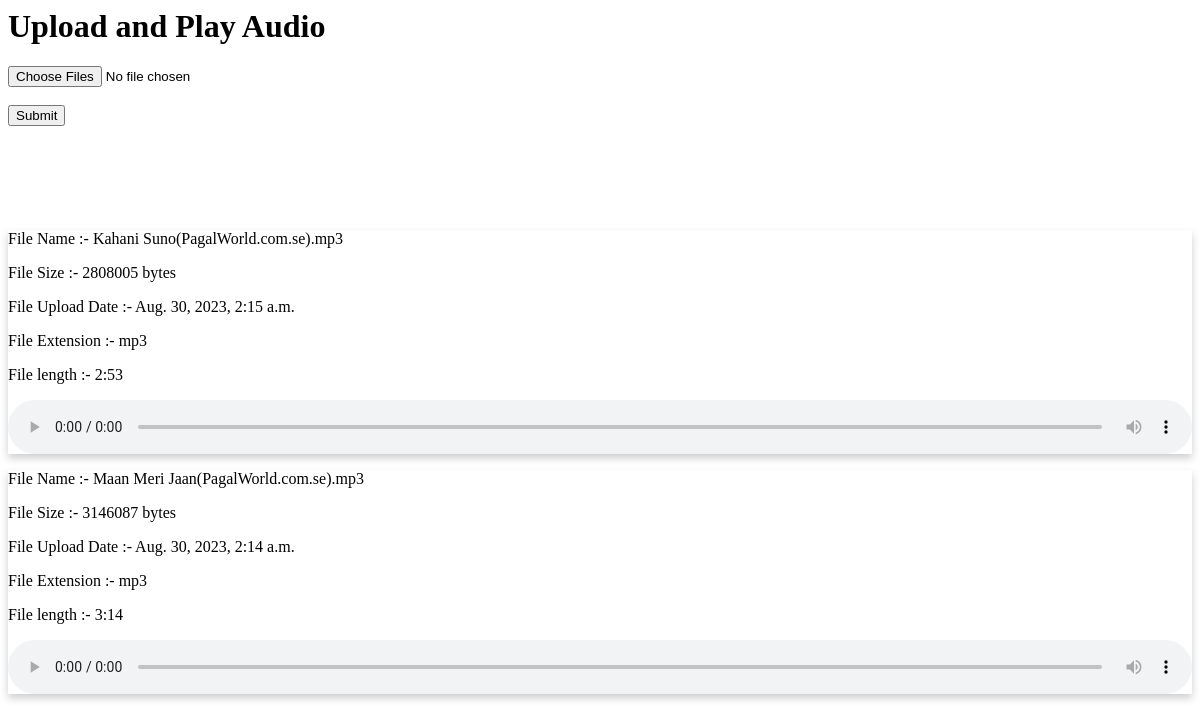
The page / on the database its author committed.
### main/models.py (models this page shows, shortened)
class audio(models.Model):
    audio_name = models.CharField(max_length=100)
    audio_file = models.FileField(upload_to="audio/")
    audio_size = models.IntegerField(null=True)
    audio_extension = models.CharField(max_length=50,null=True)
    audio_upload_date = models.DateTimeField(null=True)
    audio_length = models.CharField(max_length=50,null=True)

### main/views.py (the view, shortened to what this page needs)
# urls.py: path("",upload_file),
def upload_file(request):
    data = audio.objects.all().order_by('-id')
    context={"datas":data}
    return render(request, "audio.html",context=context)

### main/templates/audio.html (shortened to what this page needs)
<html>
<head>
</head>
<body>
<h1>Upload and Play Audio</h1>
<form action="" method="POST" enctype="multipart/form-data">
    <input type="file" id="file" name="file"  multiple />
    <br>
    <br>
    <button type="submit"  value="Submit">Submit</button>
</form>
<br>
<br>
<br>
<br>
{% for data in datas %}
    <div class="card">
        <p>File Name :- {{data.audio_name}}</p>
        <p>File Size :- {{data.audio_size}} bytes</p>
        <p>File Upload Date :- {{data.audio_upload_date}}</p>
        <p>File Extension :- {{data.audio_extension}}</p>
        <p>File length :- {{data.audio_length}}</p>
        <audio id="audioPlayer" controls>
        <source src="{{data.audio_file}}" />
        </audio>
    </div>
{% endfor %}
</body>
</html>

### main/templates/audio.html (style rules this page uses)
audio { width: 100%; }
.card { box-shadow: 0 4px 8px 0 rgba(0,0,0,0.2); transition: 0.3s; }

### rows shown on the page
audio: audio_name "Kahani Suno(PagalWorld.com.se).mp3", audio_size "2808005", audio_upload_date "Aug. 30, 2023, 2:15 a.m.", audio_extension "mp3", audio_length "2:53"
audio: audio_name "Maan Meri Jaan(PagalWorld.com.se).mp3", audio_size "3146087", audio_upload_date "Aug. 30, 2023, 2:14 a.m.", audio_extension "mp3", audio_length "3:14"
